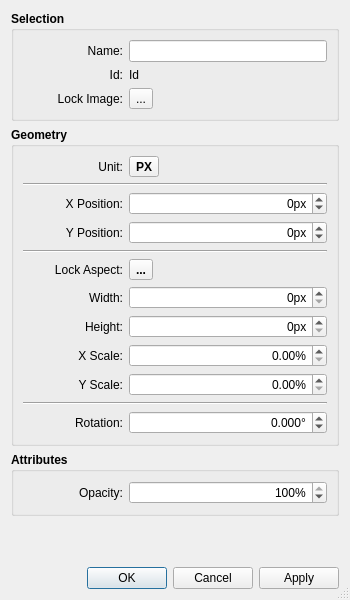
<?xml version="1.0" encoding="UTF-8"?>
<ui version="4.0">
 <class>ImageDialog</class>
 <widget class="QDialog" name="ImageDialog">
  <property name="enabled">
   <bool>true</bool>
  </property>
  <property name="geometry">
   <rect>
    <x>0</x>
    <y>0</y>
    <width>350</width>
    <height>600</height>
   </rect>
  </property>
  <property name="sizePolicy">
   <sizepolicy hsizetype="Fixed" vsizetype="Fixed">
    <horstretch>0</horstretch>
    <verstretch>0</verstretch>
   </sizepolicy>
  </property>
  <property name="minimumSize">
   <size>
    <width>350</width>
    <height>600</height>
   </size>
  </property>
  <property name="maximumSize">
   <size>
    <width>550</width>
    <height>600</height>
   </size>
  </property>
  <property name="windowTitle">
   <string>Image Properties</string>
  </property>
  <property name="windowIcon">
   <iconset resource="../../vmisc/share/resources/theme.qrc">
    <normaloff>:/tsvg/spectrum/Settings.tsvg</normaloff>:/tsvg/spectrum/Settings.tsvg</iconset>
  </property>
  <property name="sizeGripEnabled">
   <bool>true</bool>
  </property>
  <layout class="QVBoxLayout" name="verticalLayout_3">
   <item>
    <widget class="QGroupBox" name="selection_GroupBox">
     <property name="sizePolicy">
      <sizepolicy hsizetype="Preferred" vsizetype="Preferred">
       <horstretch>0</horstretch>
       <verstretch>0</verstretch>
      </sizepolicy>
     </property>
     <property name="minimumSize">
      <size>
       <width>328</width>
       <height>85</height>
      </size>
     </property>
     <property name="maximumSize">
      <size>
       <width>16777215</width>
       <height>16777215</height>
      </size>
     </property>
     <property name="font">
      <font>
       <bold>true</bold>
      </font>
     </property>
     <property name="title">
      <string>Selection</string>
     </property>
     <layout class="QFormLayout" name="formLayout">
      <item row="3" column="0">
       <widget class="QLabel" name="id_Label">
        <property name="sizePolicy">
         <sizepolicy hsizetype="Fixed" vsizetype="Preferred">
          <horstretch>0</horstretch>
          <verstretch>0</verstretch>
         </sizepolicy>
        </property>
        <property name="minimumSize">
         <size>
          <width>100</width>
          <height>10</height>
         </size>
        </property>
        <property name="font">
         <font>
          <pointsize>9</pointsize>
          <bold>false</bold>
         </font>
        </property>
        <property name="text">
         <string>Id:</string>
        </property>
        <property name="alignment">
         <set>Qt::AlignRight|Qt::AlignTrailing|Qt::AlignVCenter</set>
        </property>
       </widget>
      </item>
      <item row="3" column="1">
       <widget class="QLabel" name="idText_Label">
        <property name="sizePolicy">
         <sizepolicy hsizetype="Preferred" vsizetype="Fixed">
          <horstretch>0</horstretch>
          <verstretch>0</verstretch>
         </sizepolicy>
        </property>
        <property name="minimumSize">
         <size>
          <width>100</width>
          <height>10</height>
         </size>
        </property>
        <property name="font">
         <font>
          <pointsize>9</pointsize>
          <bold>false</bold>
         </font>
        </property>
        <property name="text">
         <string>Id</string>
        </property>
       </widget>
      </item>
      <item row="1" column="0">
       <widget class="QLabel" name="name_Label">
        <property name="sizePolicy">
         <sizepolicy hsizetype="Fixed" vsizetype="Preferred">
          <horstretch>0</horstretch>
          <verstretch>0</verstretch>
         </sizepolicy>
        </property>
        <property name="minimumSize">
         <size>
          <width>100</width>
          <height>10</height>
         </size>
        </property>
        <property name="maximumSize">
         <size>
          <width>16777215</width>
          <height>16777215</height>
         </size>
        </property>
        <property name="font">
         <font>
          <pointsize>9</pointsize>
          <bold>false</bold>
         </font>
        </property>
        <property name="text">
         <string>Name:</string>
        </property>
        <property name="alignment">
         <set>Qt::AlignRight|Qt::AlignTrailing|Qt::AlignVCenter</set>
        </property>
       </widget>
      </item>
      <item row="1" column="1">
       <widget class="QLineEdit" name="name_LineEdit">
        <property name="font">
         <font>
          <bold>false</bold>
         </font>
        </property>
       </widget>
      </item>
      <item row="4" column="0">
       <widget class="QLabel" name="lockImage_Label">
        <property name="sizePolicy">
         <sizepolicy hsizetype="Fixed" vsizetype="Preferred">
          <horstretch>0</horstretch>
          <verstretch>0</verstretch>
         </sizepolicy>
        </property>
        <property name="minimumSize">
         <size>
          <width>100</width>
          <height>10</height>
         </size>
        </property>
        <property name="font">
         <font>
          <pointsize>9</pointsize>
          <bold>false</bold>
         </font>
        </property>
        <property name="text">
         <string>Lock Image:</string>
        </property>
        <property name="alignment">
         <set>Qt::AlignRight|Qt::AlignTrailing|Qt::AlignVCenter</set>
        </property>
       </widget>
      </item>
      <item row="4" column="1">
       <widget class="QToolButton" name="lockImage_ToolButton">
        <property name="font">
         <font>
          <bold>false</bold>
         </font>
        </property>
        <property name="toolTip">
         <string notr="true"/>
        </property>
        <property name="styleSheet">
         <string notr="true">QToolButton:checked {
    background-color: #f0f0f0;
}
QToolButton:!checked {
    background-color: #f0f0f0;
}
</string>
        </property>
        <property name="text">
         <string notr="true">...</string>
        </property>
        <property name="icon">
         <iconset resource="../../vmisc/share/resources/icon.qrc">
          <normaloff>:/tsvg/spectrum/LockOpen.tsvg</normaloff>
          <normalon>:/tsvg/spectrum/Lock.tsvg</normalon>:/tsvg/spectrum/LockOpen.tsvg</iconset>
        </property>
        <property name="iconSize">
         <size>
          <width>18</width>
          <height>18</height>
         </size>
        </property>
        <property name="checkable">
         <bool>true</bool>
        </property>
       </widget>
      </item>
     </layout>
    </widget>
   </item>
   <item>
    <widget class="QGroupBox" name="geometry_GroupBox">
     <property name="minimumSize">
      <size>
       <width>0</width>
       <height>0</height>
      </size>
     </property>
     <property name="maximumSize">
      <size>
       <width>16777215</width>
       <height>16777215</height>
      </size>
     </property>
     <property name="font">
      <font>
       <bold>true</bold>
      </font>
     </property>
     <property name="title">
      <string>Geometry</string>
     </property>
     <layout class="QVBoxLayout" name="verticalLayout">
      <item>
       <layout class="QGridLayout" name="gridLayout_2">
        <item row="0" column="1">
         <widget class="QToolButton" name="units_ToolButton">
          <property name="toolTip">
           <string>Switch between px and pattern units</string>
          </property>
          <property name="styleSheet">
           <string notr="true">QToolButton:checked {
    background-color: #f0f0f0;
}
QToolButton:!checked {
    background-color: #f0f0f0;
}
</string>
          </property>
          <property name="text">
           <string notr="true">PX</string>
          </property>
          <property name="icon">
           <iconset resource="../../vmisc/share/resources/icon.qrc">
            <normaloff>:/tsvg/seamly/units_in_on.tsvg</normaloff>
            <normalon>:/tsvg/seamly/units_px_on.tsvg</normalon>
            <selectedoff>:/tsvg/seamly/units_in_on.tsvg</selectedoff>
            <selectedon>:/tsvg/seamly/units_px_on.tsvg</selectedon>:/tsvg/seamly/units_in_on.tsvg</iconset>
          </property>
          <property name="iconSize">
           <size>
            <width>18</width>
            <height>18</height>
           </size>
          </property>
          <property name="checkable">
           <bool>false</bool>
          </property>
          <property name="checked">
           <bool>false</bool>
          </property>
         </widget>
        </item>
        <item row="0" column="0">
         <widget class="QLabel" name="label_2">
          <property name="sizePolicy">
           <sizepolicy hsizetype="Fixed" vsizetype="Preferred">
            <horstretch>0</horstretch>
            <verstretch>0</verstretch>
           </sizepolicy>
          </property>
          <property name="minimumSize">
           <size>
            <width>100</width>
            <height>0</height>
           </size>
          </property>
          <property name="font">
           <font>
            <pointsize>9</pointsize>
            <bold>false</bold>
           </font>
          </property>
          <property name="layoutDirection">
           <enum>Qt::LeftToRight</enum>
          </property>
          <property name="text">
           <string>Unit:</string>
          </property>
          <property name="alignment">
           <set>Qt::AlignRight|Qt::AlignTrailing|Qt::AlignVCenter</set>
          </property>
         </widget>
        </item>
        <item row="0" column="2">
         <spacer name="horizontalSpacer_2">
          <property name="orientation">
           <enum>Qt::Horizontal</enum>
          </property>
          <property name="sizeHint" stdset="0">
           <size>
            <width>40</width>
            <height>20</height>
           </size>
          </property>
         </spacer>
        </item>
       </layout>
      </item>
      <item>
       <widget class="Line" name="line_3">
        <property name="orientation">
         <enum>Qt::Horizontal</enum>
        </property>
       </widget>
      </item>
      <item>
       <layout class="QFormLayout" name="formLayout_4">
        <property name="labelAlignment">
         <set>Qt::AlignBottom|Qt::AlignRight|Qt::AlignTrailing</set>
        </property>
        <property name="formAlignment">
         <set>Qt::AlignLeading|Qt::AlignLeft|Qt::AlignVCenter</set>
        </property>
        <item row="0" column="0">
         <widget class="QLabel" name="xPosition_Label">
          <property name="sizePolicy">
           <sizepolicy hsizetype="Fixed" vsizetype="Preferred">
            <horstretch>0</horstretch>
            <verstretch>0</verstretch>
           </sizepolicy>
          </property>
          <property name="minimumSize">
           <size>
            <width>100</width>
            <height>10</height>
           </size>
          </property>
          <property name="font">
           <font>
            <pointsize>9</pointsize>
            <bold>false</bold>
           </font>
          </property>
          <property name="text">
           <string>X Position:</string>
          </property>
          <property name="alignment">
           <set>Qt::AlignRight|Qt::AlignTrailing|Qt::AlignVCenter</set>
          </property>
         </widget>
        </item>
        <item row="0" column="1">
         <widget class="QDoubleSpinBox" name="xPosition_DoubleSpinBox">
          <property name="sizePolicy">
           <sizepolicy hsizetype="Preferred" vsizetype="Fixed">
            <horstretch>0</horstretch>
            <verstretch>0</verstretch>
           </sizepolicy>
          </property>
          <property name="minimumSize">
           <size>
            <width>75</width>
            <height>0</height>
           </size>
          </property>
          <property name="font">
           <font>
            <bold>false</bold>
           </font>
          </property>
          <property name="alignment">
           <set>Qt::AlignRight|Qt::AlignTrailing|Qt::AlignVCenter</set>
          </property>
          <property name="keyboardTracking">
           <bool>false</bool>
          </property>
          <property name="suffix">
           <string notr="true">px</string>
          </property>
          <property name="decimals">
           <number>0</number>
          </property>
          <property name="minimum">
           <double>-16000.000000000000000</double>
          </property>
          <property name="maximum">
           <double>16000.000000000000000</double>
          </property>
         </widget>
        </item>
        <item row="1" column="0">
         <widget class="QLabel" name="yPosition_Label">
          <property name="sizePolicy">
           <sizepolicy hsizetype="Fixed" vsizetype="Preferred">
            <horstretch>0</horstretch>
            <verstretch>0</verstretch>
           </sizepolicy>
          </property>
          <property name="minimumSize">
           <size>
            <width>100</width>
            <height>10</height>
           </size>
          </property>
          <property name="font">
           <font>
            <pointsize>9</pointsize>
            <bold>false</bold>
           </font>
          </property>
          <property name="text">
           <string>Y Position:</string>
          </property>
          <property name="alignment">
           <set>Qt::AlignRight|Qt::AlignTrailing|Qt::AlignVCenter</set>
          </property>
         </widget>
        </item>
        <item row="1" column="1">
         <widget class="QDoubleSpinBox" name="yPosition_DoubleSpinBox">
          <property name="sizePolicy">
           <sizepolicy hsizetype="Preferred" vsizetype="Fixed">
            <horstretch>0</horstretch>
            <verstretch>0</verstretch>
           </sizepolicy>
          </property>
          <property name="minimumSize">
           <size>
            <width>75</width>
            <height>0</height>
           </size>
          </property>
          <property name="font">
           <font>
            <bold>false</bold>
           </font>
          </property>
          <property name="alignment">
           <set>Qt::AlignRight|Qt::AlignTrailing|Qt::AlignVCenter</set>
          </property>
          <property name="keyboardTracking">
           <bool>false</bool>
          </property>
          <property name="suffix">
           <string notr="true">px</string>
          </property>
          <property name="decimals">
           <number>0</number>
          </property>
          <property name="minimum">
           <double>-16000.000000000000000</double>
          </property>
          <property name="maximum">
           <double>16000.000000000000000</double>
          </property>
         </widget>
        </item>
       </layout>
      </item>
      <item>
       <widget class="Line" name="line">
        <property name="orientation">
         <enum>Qt::Horizontal</enum>
        </property>
       </widget>
      </item>
      <item>
       <layout class="QGridLayout" name="gridLayout">
        <item row="0" column="1">
         <widget class="QToolButton" name="aspectLocked_ToolButton">
          <property name="sizePolicy">
           <sizepolicy hsizetype="Fixed" vsizetype="Fixed">
            <horstretch>0</horstretch>
            <verstretch>0</verstretch>
           </sizepolicy>
          </property>
          <property name="toolTip">
           <string>Lock aspect ratio</string>
          </property>
          <property name="styleSheet">
           <string notr="true">QToolButton:checked {
    background-color: #f0f0f0;
}
QToolButton:!checked {
    background-color: #f0f0f0;
}
</string>
          </property>
          <property name="text">
           <string notr="true">...</string>
          </property>
          <property name="icon">
           <iconset resource="../../vmisc/share/resources/icon.qrc">
            <normaloff>:/tsvg/spectrum/LockOpen.tsvg</normaloff>
            <normalon>:/tsvg/spectrum/Lock.tsvg</normalon>:/tsvg/spectrum/LockOpen.tsvg</iconset>
          </property>
          <property name="iconSize">
           <size>
            <width>18</width>
            <height>18</height>
           </size>
          </property>
          <property name="checkable">
           <bool>true</bool>
          </property>
         </widget>
        </item>
        <item row="0" column="0">
         <widget class="QLabel" name="lockAspectRatio_Label">
          <property name="sizePolicy">
           <sizepolicy hsizetype="Fixed" vsizetype="Preferred">
            <horstretch>0</horstretch>
            <verstretch>0</verstretch>
           </sizepolicy>
          </property>
          <property name="minimumSize">
           <size>
            <width>100</width>
            <height>20</height>
           </size>
          </property>
          <property name="maximumSize">
           <size>
            <width>16777215</width>
            <height>16777215</height>
           </size>
          </property>
          <property name="font">
           <font>
            <pointsize>9</pointsize>
            <bold>false</bold>
           </font>
          </property>
          <property name="text">
           <string>Lock Aspect:</string>
          </property>
          <property name="alignment">
           <set>Qt::AlignRight|Qt::AlignTrailing|Qt::AlignVCenter</set>
          </property>
          <property name="wordWrap">
           <bool>true</bool>
          </property>
         </widget>
        </item>
        <item row="0" column="2">
         <spacer name="horizontalSpacer">
          <property name="orientation">
           <enum>Qt::Horizontal</enum>
          </property>
          <property name="sizeHint" stdset="0">
           <size>
            <width>40</width>
            <height>20</height>
           </size>
          </property>
         </spacer>
        </item>
       </layout>
      </item>
      <item>
       <layout class="QFormLayout" name="formLayout_2">
        <item row="0" column="0">
         <widget class="QLabel" name="width_Label">
          <property name="sizePolicy">
           <sizepolicy hsizetype="Fixed" vsizetype="Preferred">
            <horstretch>0</horstretch>
            <verstretch>0</verstretch>
           </sizepolicy>
          </property>
          <property name="minimumSize">
           <size>
            <width>100</width>
            <height>20</height>
           </size>
          </property>
          <property name="font">
           <font>
            <pointsize>9</pointsize>
            <bold>false</bold>
           </font>
          </property>
          <property name="text">
           <string>Width:</string>
          </property>
          <property name="alignment">
           <set>Qt::AlignRight|Qt::AlignTrailing|Qt::AlignVCenter</set>
          </property>
         </widget>
        </item>
        <item row="0" column="1">
         <widget class="QDoubleSpinBox" name="width_DoubleSpinBox">
          <property name="sizePolicy">
           <sizepolicy hsizetype="Preferred" vsizetype="Fixed">
            <horstretch>0</horstretch>
            <verstretch>0</verstretch>
           </sizepolicy>
          </property>
          <property name="minimumSize">
           <size>
            <width>75</width>
            <height>0</height>
           </size>
          </property>
          <property name="font">
           <font>
            <bold>false</bold>
           </font>
          </property>
          <property name="alignment">
           <set>Qt::AlignRight|Qt::AlignTrailing|Qt::AlignVCenter</set>
          </property>
          <property name="keyboardTracking">
           <bool>false</bool>
          </property>
          <property name="suffix">
           <string notr="true">px</string>
          </property>
          <property name="decimals">
           <number>0</number>
          </property>
          <property name="minimum">
           <double>0.000000000000000</double>
          </property>
          <property name="maximum">
           <double>99999.000000000000000</double>
          </property>
         </widget>
        </item>
        <item row="1" column="0">
         <widget class="QLabel" name="height_Label">
          <property name="sizePolicy">
           <sizepolicy hsizetype="Fixed" vsizetype="Preferred">
            <horstretch>0</horstretch>
            <verstretch>0</verstretch>
           </sizepolicy>
          </property>
          <property name="minimumSize">
           <size>
            <width>100</width>
            <height>10</height>
           </size>
          </property>
          <property name="font">
           <font>
            <pointsize>9</pointsize>
            <bold>false</bold>
           </font>
          </property>
          <property name="text">
           <string>Height:</string>
          </property>
          <property name="alignment">
           <set>Qt::AlignRight|Qt::AlignTrailing|Qt::AlignVCenter</set>
          </property>
         </widget>
        </item>
        <item row="1" column="1">
         <widget class="QDoubleSpinBox" name="height_DoubleSpinBox">
          <property name="sizePolicy">
           <sizepolicy hsizetype="Preferred" vsizetype="Fixed">
            <horstretch>0</horstretch>
            <verstretch>0</verstretch>
           </sizepolicy>
          </property>
          <property name="minimumSize">
           <size>
            <width>75</width>
            <height>0</height>
           </size>
          </property>
          <property name="font">
           <font>
            <bold>false</bold>
           </font>
          </property>
          <property name="alignment">
           <set>Qt::AlignRight|Qt::AlignTrailing|Qt::AlignVCenter</set>
          </property>
          <property name="keyboardTracking">
           <bool>false</bool>
          </property>
          <property name="suffix">
           <string notr="true">px</string>
          </property>
          <property name="decimals">
           <number>0</number>
          </property>
          <property name="minimum">
           <double>0.000000000000000</double>
          </property>
          <property name="maximum">
           <double>99999.000000000000000</double>
          </property>
         </widget>
        </item>
        <item row="2" column="0">
         <widget class="QLabel" name="xScale_Label">
          <property name="sizePolicy">
           <sizepolicy hsizetype="Fixed" vsizetype="Preferred">
            <horstretch>0</horstretch>
            <verstretch>0</verstretch>
           </sizepolicy>
          </property>
          <property name="minimumSize">
           <size>
            <width>100</width>
            <height>10</height>
           </size>
          </property>
          <property name="font">
           <font>
            <pointsize>9</pointsize>
            <bold>false</bold>
           </font>
          </property>
          <property name="text">
           <string>X Scale:</string>
          </property>
          <property name="alignment">
           <set>Qt::AlignRight|Qt::AlignTrailing|Qt::AlignVCenter</set>
          </property>
         </widget>
        </item>
        <item row="2" column="1">
         <widget class="QDoubleSpinBox" name="xScale_DoubleSpinBox">
          <property name="sizePolicy">
           <sizepolicy hsizetype="Preferred" vsizetype="Fixed">
            <horstretch>0</horstretch>
            <verstretch>0</verstretch>
           </sizepolicy>
          </property>
          <property name="minimumSize">
           <size>
            <width>75</width>
            <height>0</height>
           </size>
          </property>
          <property name="font">
           <font>
            <bold>false</bold>
           </font>
          </property>
          <property name="alignment">
           <set>Qt::AlignRight|Qt::AlignTrailing|Qt::AlignVCenter</set>
          </property>
          <property name="keyboardTracking">
           <bool>false</bool>
          </property>
          <property name="suffix">
           <string notr="true">%</string>
          </property>
          <property name="decimals">
           <number>2</number>
          </property>
          <property name="maximum">
           <double>99999.000000000000000</double>
          </property>
         </widget>
        </item>
        <item row="3" column="0">
         <widget class="QLabel" name="yScale_Label">
          <property name="sizePolicy">
           <sizepolicy hsizetype="Fixed" vsizetype="Preferred">
            <horstretch>0</horstretch>
            <verstretch>0</verstretch>
           </sizepolicy>
          </property>
          <property name="minimumSize">
           <size>
            <width>100</width>
            <height>10</height>
           </size>
          </property>
          <property name="font">
           <font>
            <pointsize>9</pointsize>
            <bold>false</bold>
           </font>
          </property>
          <property name="text">
           <string>Y Scale:</string>
          </property>
          <property name="alignment">
           <set>Qt::AlignRight|Qt::AlignTrailing|Qt::AlignVCenter</set>
          </property>
         </widget>
        </item>
        <item row="3" column="1">
         <widget class="QDoubleSpinBox" name="yScale_DoubleSpinBox">
          <property name="sizePolicy">
           <sizepolicy hsizetype="Preferred" vsizetype="Fixed">
            <horstretch>0</horstretch>
            <verstretch>0</verstretch>
           </sizepolicy>
          </property>
          <property name="minimumSize">
           <size>
            <width>75</width>
            <height>0</height>
           </size>
          </property>
          <property name="font">
           <font>
            <bold>false</bold>
           </font>
          </property>
          <property name="alignment">
           <set>Qt::AlignRight|Qt::AlignTrailing|Qt::AlignVCenter</set>
          </property>
          <property name="keyboardTracking">
           <bool>false</bool>
          </property>
          <property name="suffix">
           <string notr="true">%</string>
          </property>
          <property name="decimals">
           <number>2</number>
          </property>
          <property name="maximum">
           <double>99999.000000000000000</double>
          </property>
         </widget>
        </item>
       </layout>
      </item>
      <item>
       <widget class="Line" name="line_2">
        <property name="orientation">
         <enum>Qt::Horizontal</enum>
        </property>
       </widget>
      </item>
      <item>
       <layout class="QFormLayout" name="formLayout_6">
        <property name="labelAlignment">
         <set>Qt::AlignBottom|Qt::AlignRight|Qt::AlignTrailing</set>
        </property>
        <property name="formAlignment">
         <set>Qt::AlignLeading|Qt::AlignLeft|Qt::AlignVCenter</set>
        </property>
        <item row="0" column="0">
         <widget class="QLabel" name="rotation_Label_7">
          <property name="sizePolicy">
           <sizepolicy hsizetype="Fixed" vsizetype="Preferred">
            <horstretch>0</horstretch>
            <verstretch>0</verstretch>
           </sizepolicy>
          </property>
          <property name="minimumSize">
           <size>
            <width>100</width>
            <height>10</height>
           </size>
          </property>
          <property name="font">
           <font>
            <pointsize>9</pointsize>
            <bold>false</bold>
           </font>
          </property>
          <property name="text">
           <string>Rotation:</string>
          </property>
          <property name="alignment">
           <set>Qt::AlignRight|Qt::AlignTrailing|Qt::AlignVCenter</set>
          </property>
         </widget>
        </item>
        <item row="0" column="1">
         <widget class="QDoubleSpinBox" name="rotation_DoubleSpinBox">
          <property name="sizePolicy">
           <sizepolicy hsizetype="Preferred" vsizetype="Fixed">
            <horstretch>0</horstretch>
            <verstretch>0</verstretch>
           </sizepolicy>
          </property>
          <property name="minimumSize">
           <size>
            <width>75</width>
            <height>0</height>
           </size>
          </property>
          <property name="font">
           <font>
            <bold>false</bold>
           </font>
          </property>
          <property name="alignment">
           <set>Qt::AlignRight|Qt::AlignTrailing|Qt::AlignVCenter</set>
          </property>
          <property name="keyboardTracking">
           <bool>false</bool>
          </property>
          <property name="suffix">
           <string notr="true">°</string>
          </property>
          <property name="decimals">
           <number>3</number>
          </property>
          <property name="minimum">
           <double>-360.000000000000000</double>
          </property>
          <property name="maximum">
           <double>360.000000000000000</double>
          </property>
          <property name="singleStep">
           <double>1.000000000000000</double>
          </property>
         </widget>
        </item>
       </layout>
      </item>
     </layout>
    </widget>
   </item>
   <item>
    <widget class="QGroupBox" name="attributes_GroupBox">
     <property name="font">
      <font>
       <bold>true</bold>
      </font>
     </property>
     <property name="title">
      <string>Attributes</string>
     </property>
     <layout class="QFormLayout" name="formLayout_3">
      <item row="0" column="0">
       <widget class="QLabel" name="opacity_Label">
        <property name="sizePolicy">
         <sizepolicy hsizetype="Fixed" vsizetype="Preferred">
          <horstretch>0</horstretch>
          <verstretch>0</verstretch>
         </sizepolicy>
        </property>
        <property name="minimumSize">
         <size>
          <width>100</width>
          <height>10</height>
         </size>
        </property>
        <property name="font">
         <font>
          <pointsize>9</pointsize>
          <bold>false</bold>
         </font>
        </property>
        <property name="text">
         <string>Opacity:</string>
        </property>
        <property name="alignment">
         <set>Qt::AlignRight|Qt::AlignTrailing|Qt::AlignVCenter</set>
        </property>
       </widget>
      </item>
      <item row="0" column="1">
       <widget class="QDoubleSpinBox" name="opacity_DoubleSpinBox">
        <property name="sizePolicy">
         <sizepolicy hsizetype="Preferred" vsizetype="Fixed">
          <horstretch>0</horstretch>
          <verstretch>0</verstretch>
         </sizepolicy>
        </property>
        <property name="minimumSize">
         <size>
          <width>75</width>
          <height>0</height>
         </size>
        </property>
        <property name="font">
         <font>
          <bold>false</bold>
         </font>
        </property>
        <property name="alignment">
         <set>Qt::AlignRight|Qt::AlignTrailing|Qt::AlignVCenter</set>
        </property>
        <property name="suffix">
         <string notr="true">%</string>
        </property>
        <property name="decimals">
         <number>0</number>
        </property>
        <property name="minimum">
         <double>0.000000000000000</double>
        </property>
        <property name="value">
         <double>100.000000000000000</double>
        </property>
       </widget>
      </item>
     </layout>
    </widget>
   </item>
   <item>
    <spacer name="verticalSpacer">
     <property name="orientation">
      <enum>Qt::Vertical</enum>
     </property>
     <property name="sizeHint" stdset="0">
      <size>
       <width>20</width>
       <height>40</height>
      </size>
     </property>
    </spacer>
   </item>
   <item>
    <widget class="QDialogButtonBox" name="buttonBox">
     <property name="orientation">
      <enum>Qt::Horizontal</enum>
     </property>
     <property name="standardButtons">
      <set>QDialogButtonBox::Apply|QDialogButtonBox::Cancel|QDialogButtonBox::Ok</set>
     </property>
    </widget>
   </item>
  </layout>
 </widget>
 <resources>
  <include location="../../vmisc/share/resources/icon.qrc"/>
  <include location="../../vmisc/share/resources/theme.qrc"/>
 </resources>
 <connections>
  <connection>
   <sender>buttonBox</sender>
   <signal>accepted()</signal>
   <receiver>ImageDialog</receiver>
   <slot>accept()</slot>
   <hints>
    <hint type="sourcelabel">
     <x>248</x>
     <y>254</y>
    </hint>
    <hint type="destinationlabel">
     <x>157</x>
     <y>274</y>
    </hint>
   </hints>
  </connection>
  <connection>
   <sender>buttonBox</sender>
   <signal>rejected()</signal>
   <receiver>ImageDialog</receiver>
   <slot>reject()</slot>
   <hints>
    <hint type="sourcelabel">
     <x>316</x>
     <y>260</y>
    </hint>
    <hint type="destinationlabel">
     <x>286</x>
     <y>274</y>
    </hint>
   </hints>
  </connection>
 </connections>
</ui>
